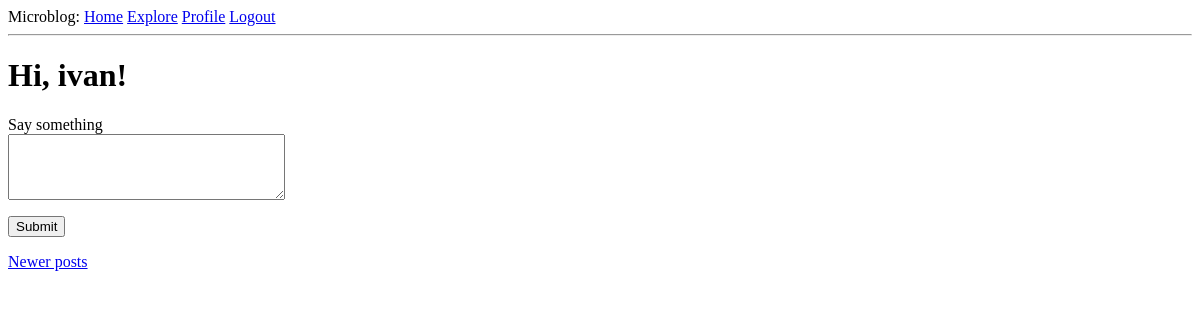
The app's page /index?page=3 (signed in), older data.
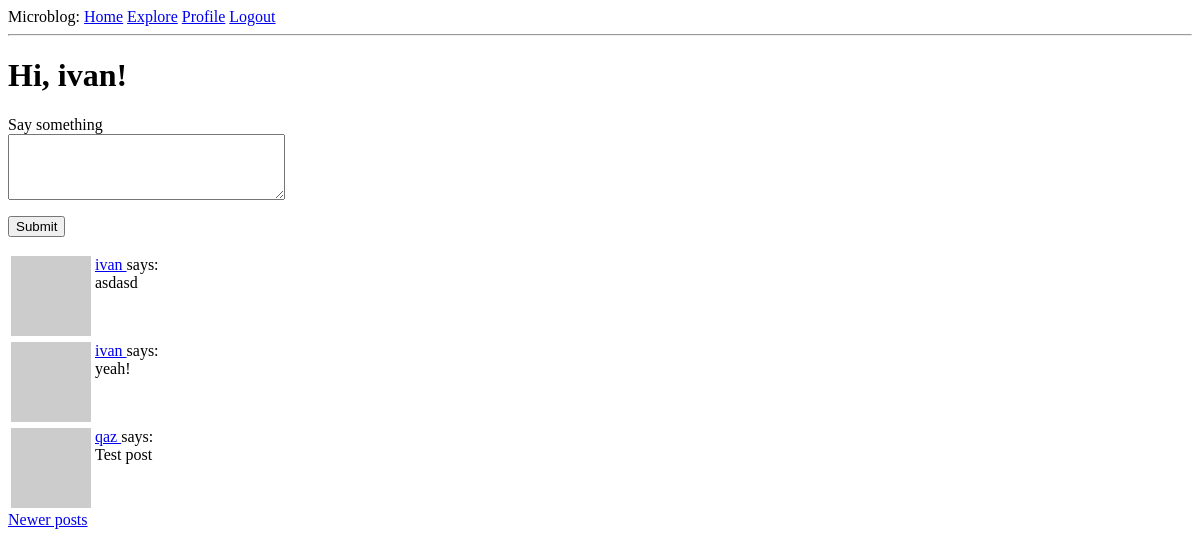
The same page, newer data.
### app/models.py (models this page shows, shortened)
class User(UserMixin, db.Model):
    id = db.Column(db.Integer, primary_key=True)
    username = db.Column(db.String(64), index=True, unique=True)
    email = db.Column(db.String(120), index=True, unique=True)
    password_hash = db.Column(db.String(128))
    posts = db.relationship('Post', backref='author', lazy='dynamic')
    about_me = db.Column(db.String(140))
    last_seen = db.Column(db.DateTime, default=datetime.utcnow)
    followed = db.relationship(
        'User',
        secondary=followers,
        primaryjoin=(followers.c.follower_id == id),
        secondaryjoin=(followers.c.followed_id == id),
        backref=db.backref('followers', lazy='dynamic'),
        lazy='dynamic'
    )
    def avatar(self, size):
        lower_email = str(self.email).lower()
        digest = md5(lower_email.encode('utf-8')).hexdigest()
        return 'https://www.gravatar.com/avatar/{}?d=identicon&s={}'.format(digest, size)
    def followed_posts(self):
        followed = Post.query \
            .join(followers, (followers.c.followed_id == Post.user_id)) \
            .filter(followers.c.follower_id == self.id)
        own = Post.query \
            .filter_by(user_id = self.id)
        return followed.union(own).order_by(Post.timestamp.desc())

class Post(db.Model):
    id = db.Column(db.Integer, primary_key=True)
    body = db.Column(db.String(140))
    timestamp = db.Column(db.DateTime, index=True, default=datetime.utcnow)
    user_id = db.Column(db.Integer, db.ForeignKey('user.id'))

### app/routes.py (the view)
@app.route('/', methods=['GET', 'POST'])
@app.route('/index', methods=['GET', 'POST'])
@login_required
def index():
    form = PostForm()
    if form.validate_on_submit():
        post = Post(body=form.post.data, author=current_user)
        db.session.add(post)
        db.session.commit()
        flash('Your post is now live!')
        return redirect(url_for('index'))
    page = request.args.get('page', 1, type=int)
    posts = current_user.followed_posts().paginate(
        page, app.config['POSTS_PER_PAGE'], False)
    next_url = url_for('index', page=posts.next_num) if posts.has_next else None
    prev_url = url_for('index', page=posts.prev_num) if posts.has_prev else None
    return render_template('index.jinja', title='Home', form=form,
                           posts=posts.items, next_url=next_url,
                           prev_url=prev_url)

### app/forms.py
class PostForm(FlaskForm):
    post = TextAreaField('Say something', validators=[
        DataRequired(), Length(min=1, max=140)])
    submit = SubmitField('Submit')

### app/models.py (called while the page is built)
@login.user_loader
def load_user(user_id):
    return User.query.get(int(user_id))

### app/routes.py (called while the page is built)
@app.before_request
def before_request():
    if current_user.is_authenticated:
        current_user.last_seen = datetime.utcnow()
        db.session.commit()

### app/templates/index.jinja (shortened to what this page needs)
{% extends "base.jinja" %}
{% block content %}
    <h1>Hi, {{ current_user.username }}!</h1>
    {% if form %}
        <form action="" method="post">
            <p>
                {{ form.post.label }}<br>
                {{ form.post(cols=32, rows=4) }}<br>
            </p>
            <p>{{ form.submit() }}</p>
        </form>
    {% endif %}
    {% for post in posts %}
        {% include '_post.jinja' %}
    {% endfor %}
    {% if prev_url %}
        <a href="{{ prev_url }}">Newer posts</a>
    {% endif %}
{% endblock %}

### app/templates/base.jinja (shortened to what this page needs)
<html>
    <head>
    </head>
    <body>
        <div>
            Microblog:
            <a href="{{ url_for('index') }}">Home</a>
            <a href="{{ url_for('explore') }}">Explore</a>
            {% if current_user.is_anonymous %}
                <a href="{{ url_for('login') }}">Login</a>
            {% else %}
                <a href="{{ url_for('user', username=current_user.username) }}">Profile</a>
                <a href="{{ url_for('logout') }}">Logout</a>
            {% endif %}
        </div>
        <hr>
        {% block content %}{% endblock %}
    </body>
</html>

### app/templates/_post.jinja
<table>
    <tr valign="top">
        <td><img src="{{ post.author.avatar(36) }}"></td>
        <td>
            <a href="{{ url_for('user', username=post.author.username) }}">
                {{ post.author.username }}
            </a>
            says:<br>{{ post.body }}
        </td>
    </tr>
</table>

Row changes from the older to the newer data that the page shows:
added Post: author.username "ivan", body "asdasd"
added Post: author.username "ivan", body "yeah!"
added Post: author.username "qaz", body "Test post"
